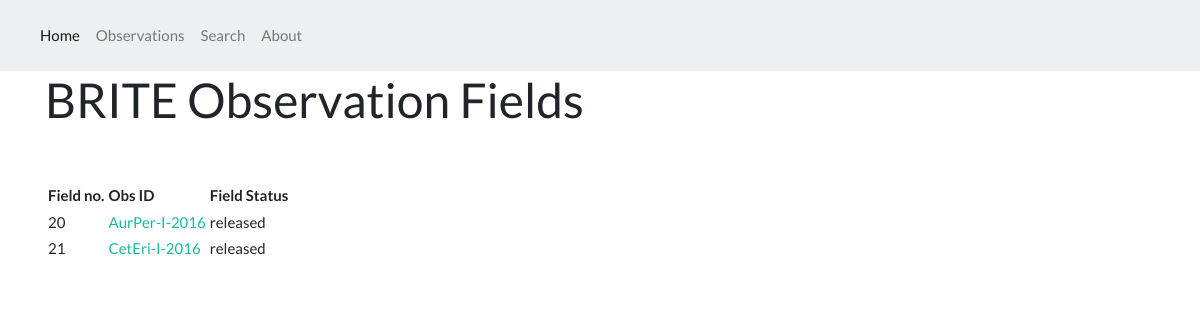
/observations/, run on an earlier commit of the app's database.
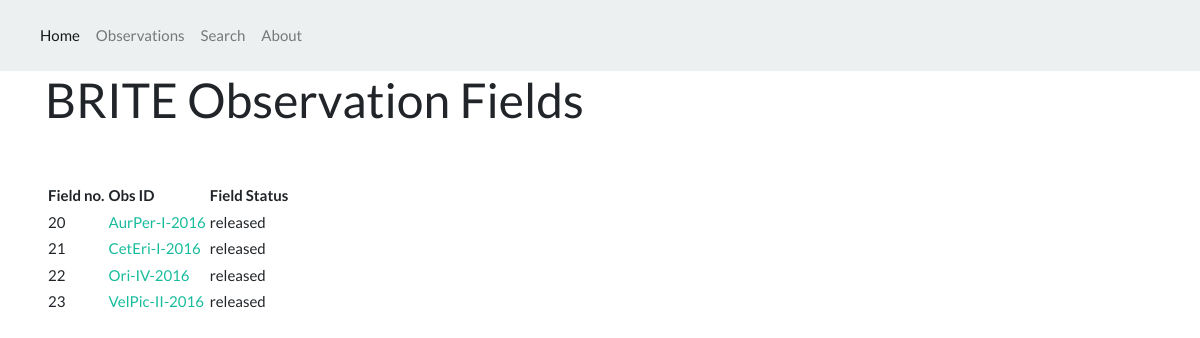
And on a later commit of the database.
### observations/models.py (models this page shows, shortened)
class ObsField(models.Model):
    field_no = models.PositiveIntegerField()
    field_name = models.CharField(unique=True, max_length=90)
    ra = models.DecimalField(max_digits=8, decimal_places=5)
    dec = models.DecimalField(max_digits=8, decimal_places=5)
    field_status = models.ForeignKey(Status, on_delete=models.CASCADE, db_column='field_status')

class Status(models.Model):
    field_status = models.CharField(primary_key=True, max_length=45)

### observations/views.py (the view)
# urls.py: path(r'observations/', views.Observations.as_view()),
class Observations(TemplateView):
    template_name = "observations/observations.html"
    def get(self, request):
        Obsfields  = ObsField.objects.all()
        context = {
            'Obsfields': Obsfields
        }
        return render(request, self.template_name, context)

### brite_obs/templates/observations/observations.html (shortened to what this page needs)
{% extends 'base.html' %}
{% block content %}
    <div class=container>
        <div>
            <h1>BRITE Observation Fields</h1>
        </div>
        <br><br>
        <table>
            <tr>
                <th>Field no.</th>
                <th>Obs ID</th>
                <th>Field Status</th>
            </tr>
            {% for field in Obsfields%}
                <tr>
                    <td>{{ field.field_no }}</td>
                    <td><a href="{{ field.field_no }}/{{ field.field_name }}">{{ field.field_name }}</a></td>
                    <td>{{ field.field_status.field_status }}</td>
                </tr>
            {% endfor %}
        </table>
    </div>
{% endblock %}

### brite_obs/templates/base.html (shortened to what this page needs)
{% load static wagtailuserbar %}
<!DOCTYPE html>
<html class="no-js" lang="en">
    <head>
        <link rel="stylesheet" href="https://bootswatch.com/4/flatly/bootstrap.min.css">
        <link rel="stylesheet" type="text/css" href="{% static 'css/brite_obs.css' %}">
    </head>
    <body class="{% block body_class %}{% endblock %}">
        <nav class="navbar navbar-expand-lg navbar-light bg-light">
            <div class="collapse navbar-collapse" id="navbarColor01">
                <ul class="navbar-nav mr-auto">
                    <li class="nav-item active">
                        <a class="nav-link" href="/">Home <span class="sr-only">(current)</span></a>
                    </li>
                    <li class="nav-item">
                        <a class="nav-link" href="/observations">Observations</a>
                    </li>
                    <li class="nav-item">
                        <a class="nav-link" href="/observations/search">Search</a>
                    </li>
                    <li class="nav-item">
                        <a class="nav-link" href="#">About</a>
                    </li>
                </ul>
            </div>
        </nav>
        {% block content %}{% endblock %}
    </body>
</html>

### brite_obs/templates/observations/observations.html (style rules this page uses)
table { display: table; border-collapse: separate; border-spacing: 2px; border-color: gray; }

What changed in the data, as far as the page shows it:
added ObsField: field_no "22", field_name "Ori-IV-2016", field_status.field_status "released"
added ObsField: field_no "23", field_name "VelPic-II-2016", field_status.field_status "released"
